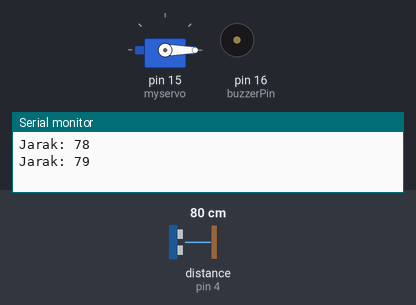
The sketch below on a simulated Arduino Uno, built with avr-gcc and run on an emulated ATmega328P. On the bench: servo, buzzer (waves = sounding, pin HIGH), the last lines printed to the serial monitor. Wiring (inferred from the names in the program): ultrasonic range finder: trigger pin 5; echo pin 4. The test bench sets the inputs (shaded band); at power-on: distance to the obstacle (sensor on pin 4) 80 cm. The echo pulse lasts 58.3 µs per cm; pins used as bus, display or sensor lines are not drawn.

Above: at 1.8 s.
1.9 s: distance to the obstacle (sensor on pin 4) set to 12 cm
3.4 s: distance to the obstacle (sensor on pin 4) set to 9 cm
At 4.48 s:
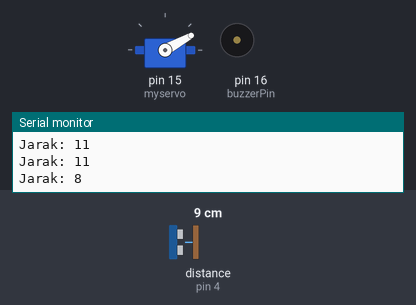
At 6.7 s:
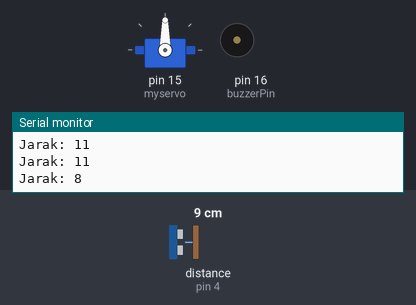
Timing chart, 0 to 16.9 s (numbered marks = the images above; inputs shaded):
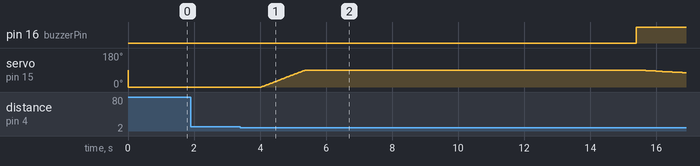

The sketch:

palang_pintu_otomatis.ino
```cpp
#include <Servo.h>

// defines pins numbers
const int buzzerPin = 16;  //D0
const int trigPin = 5;  //D1
const int echoPin = 4;  //D2

// defines variables
long duration;
int distance;

Servo myservo;  // create servo object to control a servo

void setup() {
  // put your setup code here, to run once:
  myservo.attach(15);  // attaches the servo on GIO15 to the servo object
  pinMode(buzzerPin, OUTPUT);
  pinMode(trigPin, OUTPUT); // Sets the trigPin as an Output
  pinMode(echoPin, INPUT); // Sets the echoPin as an Input
  Serial.begin(115200); // Starts the serial communication

}

void loop() {
  // put your main code here, to run repeatedly:
  // Clears the trigPin
  digitalWrite(trigPin, LOW);
  delayMicroseconds(2);

  // Sets the trigPin on HIGH state for 10 micro seconds
  digitalWrite(trigPin, HIGH);
  delayMicroseconds(10);
  digitalWrite(trigPin, LOW);

  // Reads the echoPin, returns the sound wave travel time in microseconds
  duration = pulseIn(echoPin, HIGH);

  // Calculating the distance
  distance = duration * 0.034 / 2;
  // Prints the distance on the Serial Monitor
  Serial.print("Jarak: ");
  Serial.println(distance);

  int pos;

  if (distance < 10) {
    for (pos = 0; pos <= 90; pos += 1) { // goes from 0 degrees to 90 degrees
      // in steps of 1 degree
      myservo.write(pos);              // tell servo to go to position in variable 'pos'
      delay(15);                       // waits 15ms for the servo to reach the position
    }
    delay(10000);
    for (pos = 90; pos >= 0; pos -= 1) { // goes from 90 degrees to 0 degrees
      myservo.write(pos);              // tell servo to go to position in variable 'pos'
      digitalWrite(buzzerPin, HIGH);
      delay(100);                       // waits 100ms for the servo to reach the position
    }
  } else {
    myservo.write(0);
    digitalWrite(buzzerPin, LOW);
  }

  delay(1000);

}
```

Measured:
- the behaviour switches between 11 and 10 cm on distance to the obstacle (sensor on pin 4) (found by bisection; images 0 and 1)
- after the input at 3.4 s, pin 16 (buzzerPin): LOW → HIGH after 12.0 s; servo on pin 15 (myservo): rises from 0° to 90° in 1.4 s, then falls to 75° in 11.5 s
